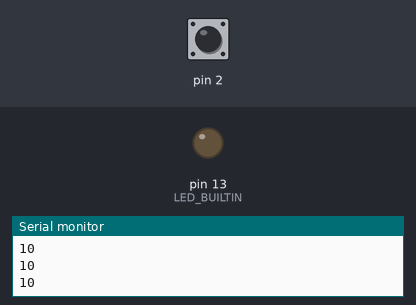
A sketch run on a simulated Arduino Nano, built with avr-gcc and run on an emulated ATmega328P. Parts: output pins drawn as LEDs (lit = HIGH), the last lines printed to the serial monitor. The inputs (shaded band) are chosen by the test bench; at power-on: pin 2 HIGH.

Above: at 1.2 s.
1.3 s: pin 2 pulled LOW for 0.15 s
At 1.38 s:
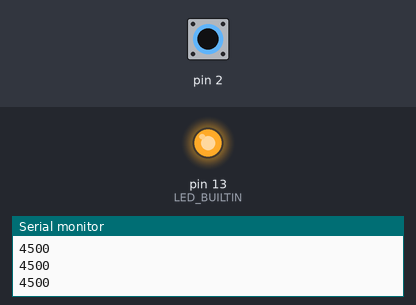
2.9 s: pin 2 pulled LOW for 3.2 s
At 7.1 s:
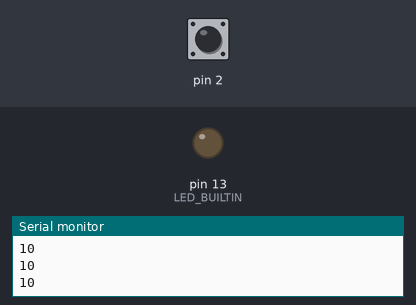
Timing chart, 0 to 8.6 s (numbered marks = the images above; inputs shaded):
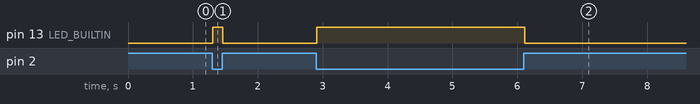

The sketch:

Simple_Touch_Sensor.ino
```cpp
#include <CapacitiveSensor.h>

/* * SETUP:
 * 1. Place the 10M resistor between Pin 4 and Pin 2.
 * 2. Attach your wire (with foil) to Pin 2.
 */

// Define the sensor: Pin 4 sends the pulse, Pin 2 receives it.
CapacitiveSensor mySensor = CapacitiveSensor(4, 2);

void setup() {
  // Pin 13 is the built-in LED on the Nano
  pinMode(LED_BUILTIN, OUTPUT);

  // Start the serial monitor so we can see the numbers
  Serial.begin(9600);
}

void loop() {
  // 1. Read the sensor (30 samples for a steady reading)
  long value = mySensor.capacitiveSensor(30);

  // 2. Send the value to your computer screen
  Serial.println(value);

  // 3. Logic: If the value is high enough, someone is touching it!
  // '500' is a good starting point. If the LED stays on, try '1000'.
  if (value > 500) {
    digitalWrite(LED_BUILTIN, HIGH); // Light ON
  } else {
    digitalWrite(LED_BUILTIN, LOW);  // Light OFF
  }

  // 4. A tiny pause to keep the Nano from working too hard
  delay(10);
}
```

Measured:
- after the input at 1.3 s, pin 13 (LED_BUILTIN): LOW → HIGH at once, → LOW 0.16 s later
- after the input at 2.9 s, pin 13 (LED_BUILTIN): LOW → HIGH at once, → LOW 3.2 s later
